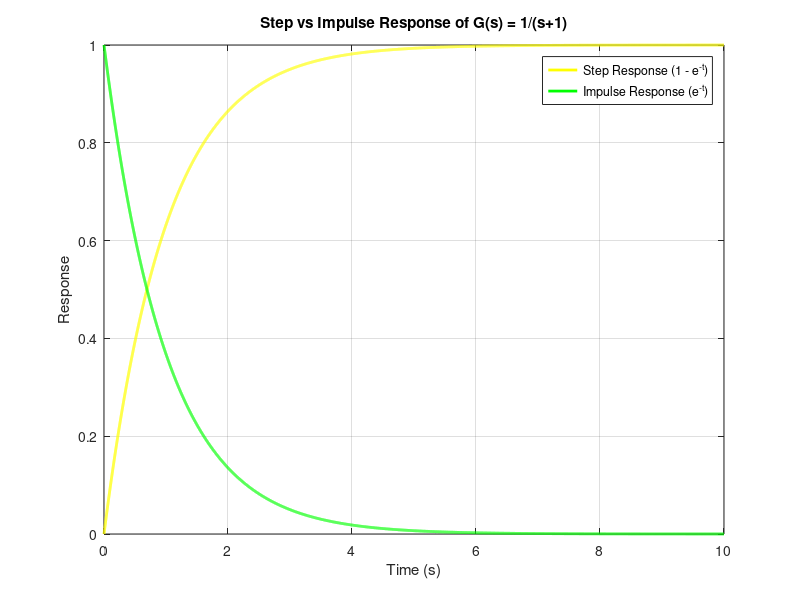

Recreate this plot in MATLAB.
clc; clear;

% Define transfer function G(s) = 1/(s+1)
num = 1;
den = [1 1];
sys = tf(num, den);

% Time vector
t = 0:1e-3:10;

% Step and impulse responses
[y_step, t_step] = step(sys, t);
[y_imp,  t_imp]  = impulse(sys, t);

% Plot together
figure;
plot(t_step, y_step, 'y', 'LineWidth', 2); hold on;
plot(t_imp,  y_imp,  'g', 'LineWidth', 2);
grid on;
xlabel('Time (s)');
ylabel('Response');
title('Step vs Impulse Response of G(s) = 1/(s+1)');
legend('Step Response (1 - e^{-t})', 'Impulse Response (e^{-t})');
